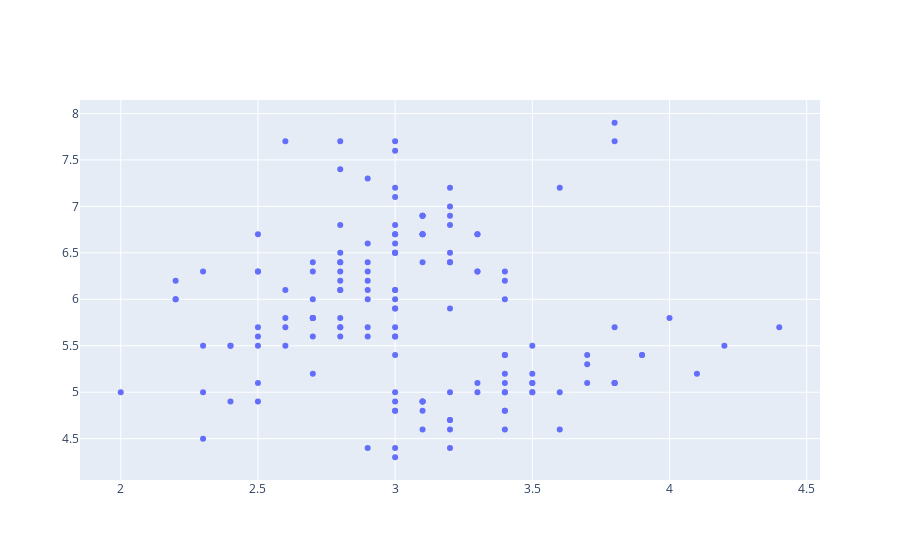

Here is the notebook cell this chart was saved with:
### Code cell
fig = go.Figure()

fig.add_trace(go.Scatter(
    x=df["sepal_width"],
    y=df["sepal_length"],
    mode="markers"
))

fig.show()

### Figure 1 — Plotly figure (JSON) as saved in the notebook; plotly's stock layout.template omitted (floating-point values rounded to 4 significant figures; data arrays with more than 128 entries replaced by an {"elided": "..."} marker saying what was removed)
{"data": [{"mode": "markers", "type": "scatter", "x": {"elided": "150 float values"}, "y": {"elided": "150 float values"}}], "layout": {}}
